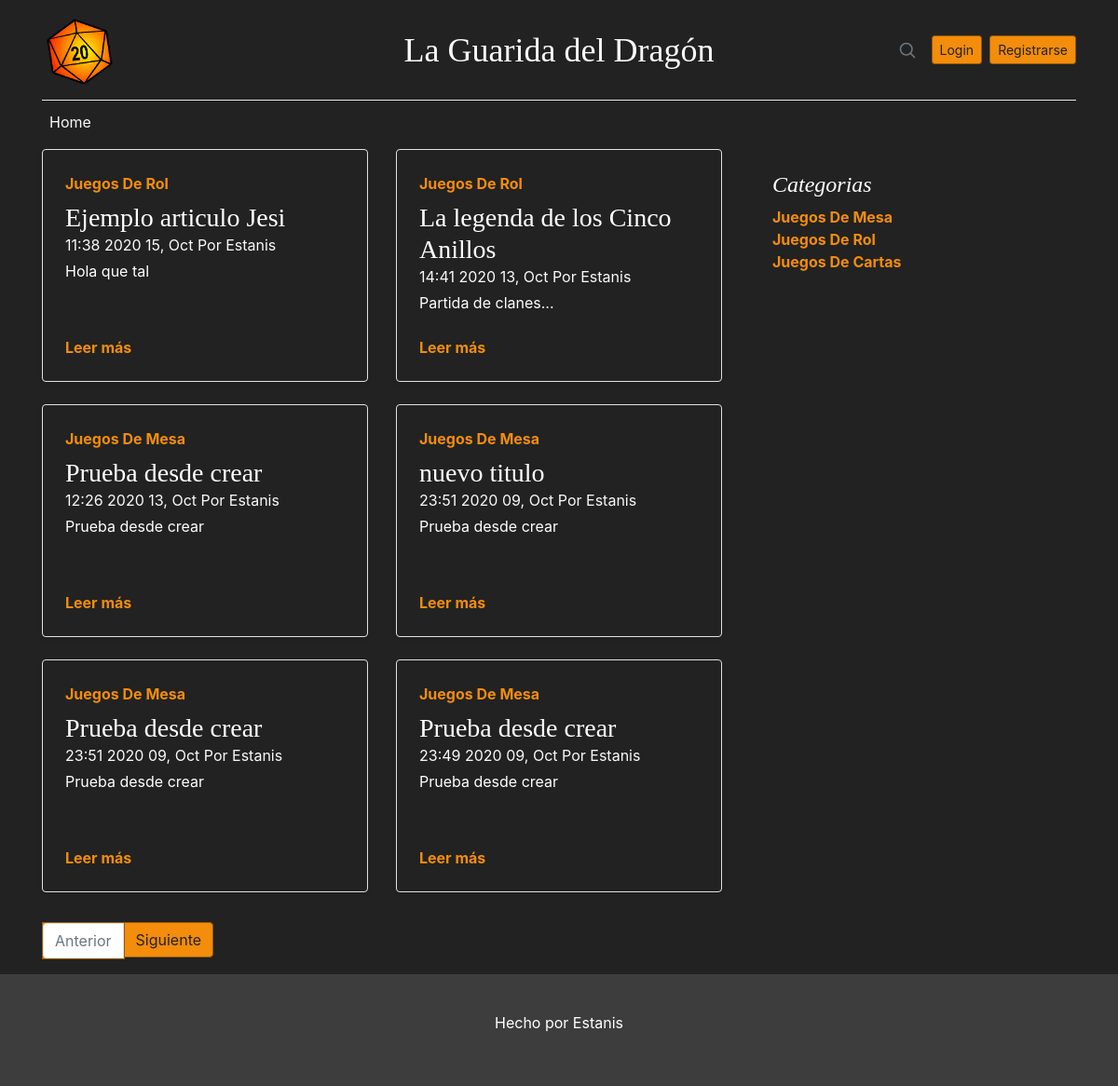
The page / on the database its author committed.
### blog_app/models.py (models this page shows, shortened)
class Post(models.Model):
    titulo = models.CharField(max_length=255)
    autor = models.ForeignKey(Usuario, on_delete=models.CASCADE)
    descripcion = models.CharField(max_length=125)
    fecha = models.DateTimeField(auto_now_add=True)
    contenido = models.TextField()
    categoria = models.ForeignKey(Categoria, related_name='post_categoria',
                                  on_delete=models.CASCADE, default=1)
    image = models.ImageField("Image", blank=True, null=True, upload_to="media/post/imagenes")
    class Meta:
        ordering = ['-id']

class Categoria(models.Model):
    name = models.CharField(max_length=255)
    def __str__(self):
        return self.name
    class Meta:
        verbose_name_plural = "Categorias"

class Usuario(AbstractUser):
    editor = models.BooleanField(default=False)

### blog_app/views.py (the view)
# urls.py: path('', index.as_view(), name='index'),
class index(View):
    def get(self, request, **kwargs):
        if 'categoria' in request.GET:
            lista_post = Post.objects.filter(categoria=Categoria.objects.get(pk=request.GET.get('categoria')))
        else:
            lista_post = Post.objects.all()
        paginator = Paginator(lista_post, 6)  # Muestra 6 post por pagina.
        page_number = request.GET.get('page')
        page_obj = paginator.get_page(page_number)
        lista_categorias = Categoria.objects.all()
        return render(request, "index.html", {
            "page_obj": page_obj,
            "lista_categorias": lista_categorias,
        })

### templates/index.html (shortened to what this page needs)
{% extends 'base.html'%}
{%block contenido%}
 <div class="col-md-8 blog-main">
    <div class="row mb-2">
        {%for post in page_obj%}
        <div class="col-md-6">
            <div class="row no-gutters border rounded overflow-hidden flex-md-row mb-4 shadow-sm h-md-250 position-relative">
                <div class="col p-4 d-flex flex-column position-static">
                    <strong class="d-inline-block mb-2 texto-categoria">{{post.categoria| title}}</strong>
                    <h3 class="mb-0">{{post.titulo|truncatechars:40}}</h3>
                    <div class="mb-1 text-light">{{post.fecha|date:'H:i Y d, M' }} Por {{post.autor.username}}</div>
                    <p class="mb-auto">{{post.descripcion|truncatechars:20}}</p>
                    <a href="{% url 'post-detalle' pk=post.pk%}" class="stretched-link enlace">Leer más</a>
                </div>
            </div>
        </div>
        {%endfor%}
    </div>
    <ul class="pagination">
        {% if page_obj.has_previous %}
        <li>
            <a class="page-link boton" href="?page={{ page_obj.previous_page_number }}">Anterior</a>
        </li>
        {% else %}
        <li class="page-item disabled boton "><span class="page-link disabled boton">Anterior</span></li>
        {% endif %}
        {% if page_obj.has_next %}
        <li class="page-item"><a class="page-link boton" href="?page={{ page_obj.next_page_number }}">Siguiente</a></li>
        {% else %}
        <li class="page-item disabled boton"><span class="page-link boton">Siguiente</span></li>
        {% endif %}
    </ul>
</div>
{%endblock%}
{%block lateral%}
  <aside class="col-md-4 blog-sidebar">
                <div class="p-4">
                    <h4 class="font-italic">Categorias</h4>
                    <ol class="list-unstyled mb-0">
                        {% for c in lista_categorias %}
                            <li><a class="enlace" href="{% url 'index'%}?categoria={{c.pk}}">{{c.name|title}}</a></li>
                        {% endfor%}
                    </ol>
                </div>
        </aside>
{%endblock%}

### estatico/css/estilos.css (style rules this page uses)
body { background-color: #222222; color: white; }
.enlace { color:#F38D0B; font-weight:bold; }
.texto-categoria { color:#F38D0B; }
.boton { background-color: #F38D0B; color: #222222; border: 1px solid #95590C; }
h1, h2, h3, h4, h5, h6 { font-family: "Playfair Display", Georgia, "Times New Roman", serif; }
@media (min-width: 768px) { .h-md-250 { height: 250px; } }

### rows shown on the page
Post: categoria "Juegos De Rol", titulo "Ejemplo articulo Jesi", fecha "11:38 2020 15, Oct", autor.username "Estanis", descripcion "Hola que tal"
Post: categoria "Juegos De Rol", titulo "La legenda de los Cinco Anillos", fecha "14:41 2020 13, Oct", autor.username "Estanis", descripcion "Partida de clanes..."
Post: categoria "Juegos De Mesa", titulo "Prueba desde crear", fecha "12:26 2020 13, Oct", autor.username "Estanis", descripcion "Prueba desde crear"
Post: categoria "Juegos De Mesa", titulo "nuevo titulo", fecha "23:51 2020 09, Oct", autor.username "Estanis", descripcion "Prueba desde crear"
Post: categoria "Juegos De Mesa", titulo "Prueba desde crear", fecha "23:51 2020 09, Oct", autor.username "Estanis", descripcion "Prueba desde crear"
Post: categoria "Juegos De Mesa", titulo "Prueba desde crear", fecha "23:49 2020 09, Oct", autor.username "Estanis", descripcion "Prueba desde crear"
Categoria: name "Juegos De Mesa"
Categoria: name "Juegos De Rol"
Categoria: name "Juegos De Cartas"
